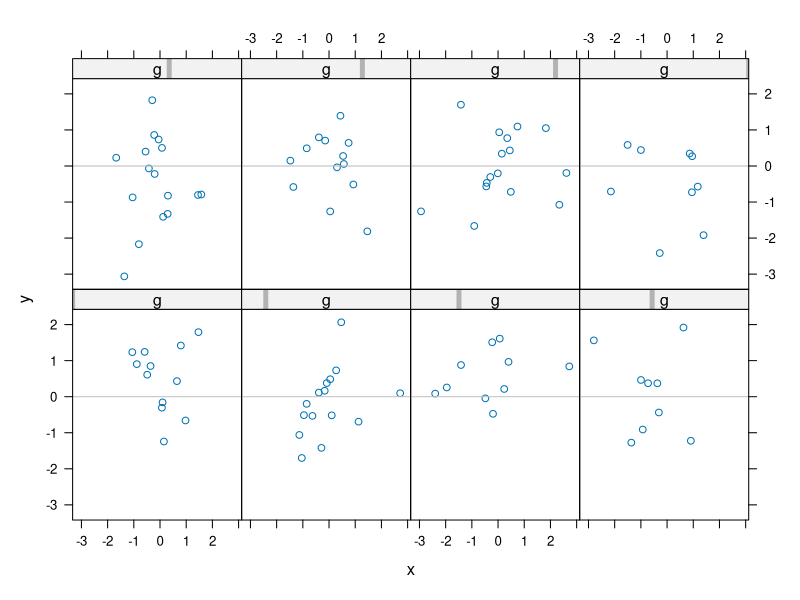
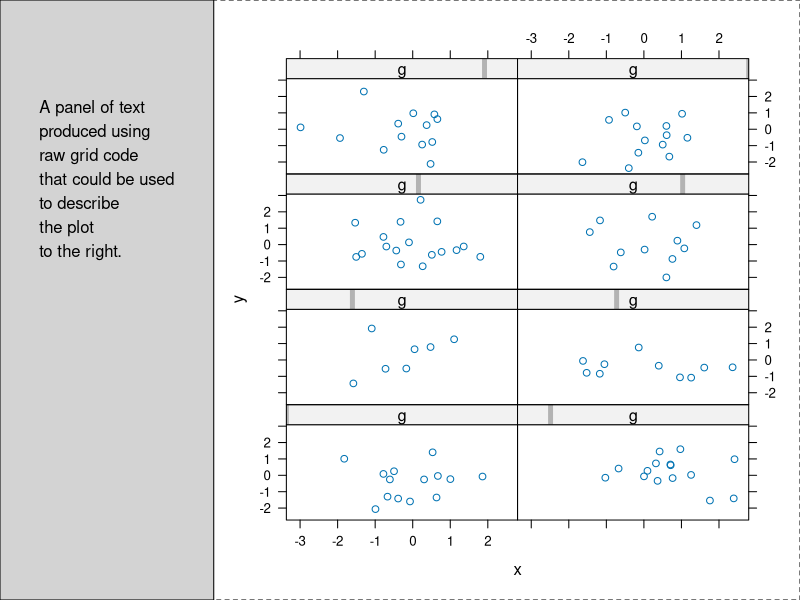

The R script that drew these images, in order:
### R code from vignette source 'grid.Rnw'

###################################################
### code chunk number 1: grid.Rnw:33-34
###################################################
library(grid)


###################################################
### code chunk number 2: grid.Rnw:43-44
###################################################
library(lattice)


###################################################
### code chunk number 3: trellisdata (eval = FALSE)
###################################################
## x <- rnorm(100)
## y <- rnorm(100)
## g <- sample(1:8, 100, replace = TRUE)


###################################################
### code chunk number 4: trellispanelplot (eval = FALSE)
###################################################
## xyplot(y ~ x | g, panel = function(x, y) {
##     panel.xyplot(x, y);
##     grid.lines(unit(c(0, 1), "npc"), unit(0, "native"),
##                gp = gpar(col = "grey"))
## })


###################################################
### code chunk number 5: trellispanel
###################################################
x <- rnorm(100)
y <- rnorm(100)
g <- sample(1:8, 100, replace = TRUE)
xyplot(y ~ x | g, panel = function(x, y) {
    panel.xyplot(x, y);
    grid.lines(unit(c(0, 1), "npc"), unit(0, "native"),
               gp = gpar(col = "grey"))
})


###################################################
### code chunk number 6: trellisstripplot (eval = FALSE)
###################################################
## xyplot(y ~ x | g, strip = function(which.given, which.panel, ...) {
##     grid.rect()
##     grid.text(paste("Variable ", which.given, ": Level ",
##                     which.panel[which.given], sep = ""),
##               unit(1, "mm"), .5, just = "left")
## })


###################################################
### code chunk number 7: trellisstrip
###################################################
x <- rnorm(100)
y <- rnorm(100)
g <- sample(1:8, 100, replace = TRUE)
xyplot(y ~ x | g, strip = function(which.given, which.panel, ...) {
    grid.rect()
    grid.text(paste("Variable ", which.given, ": Level ",
                    which.panel[which.given], sep = ""),
              unit(1, "mm"), .5, just = "left")
})


###################################################
### code chunk number 8: trellisgridplot (eval = FALSE)
###################################################
## someText <- paste("A panel of text", "produced using", "raw grid code",
##                   "that could be used", "to describe",
##                   "the plot", "to the right.", sep = "\n")
## latticePlot <- xyplot(y ~ x | g, layout = c(2, 4))
## grid.rect(gp = gpar(lty = "dashed"))
## pushViewport(viewport(layout = grid.layout(1, 2,
##                       widths = unit.c(unit(1, "strwidth", someText) +
##                       unit(2, "cm"),
##                       unit(1, "null")))))
## pushViewport(viewport(layout.pos.col = 1))
## grid.rect(gp = gpar(fill = "light grey"))
## grid.text(someText,
##           x = unit(1, "cm"), y = unit(1, "npc") - unit(1, "inches"),
##           just = c("left", "top"))
## popViewport()
## pushViewport(viewport(layout.pos.col = 2))
## print(latticePlot, newpage = FALSE)
## popViewport(2)


###################################################
### code chunk number 9: trellisgrid
###################################################
x <- rnorm(100)
y <- rnorm(100)
g <- sample(1:8, 100, replace = TRUE)
someText <- paste("A panel of text", "produced using", "raw grid code",
                  "that could be used", "to describe",
                  "the plot", "to the right.", sep = "\n")
latticePlot <- xyplot(y ~ x | g, layout = c(2, 4))
grid.rect(gp = gpar(lty = "dashed"))
pushViewport(viewport(layout = grid.layout(1, 2,
                      widths = unit.c(unit(1, "strwidth", someText) +
                      unit(2, "cm"),
                      unit(1, "null")))))
pushViewport(viewport(layout.pos.col = 1))
grid.rect(gp = gpar(fill = "light grey"))
grid.text(someText,
          x = unit(1, "cm"), y = unit(1, "npc") - unit(1, "inches"),
          just = c("left", "top"))
popViewport()
pushViewport(viewport(layout.pos.col = 2))
print(latticePlot, newpage = FALSE)
popViewport(2)
